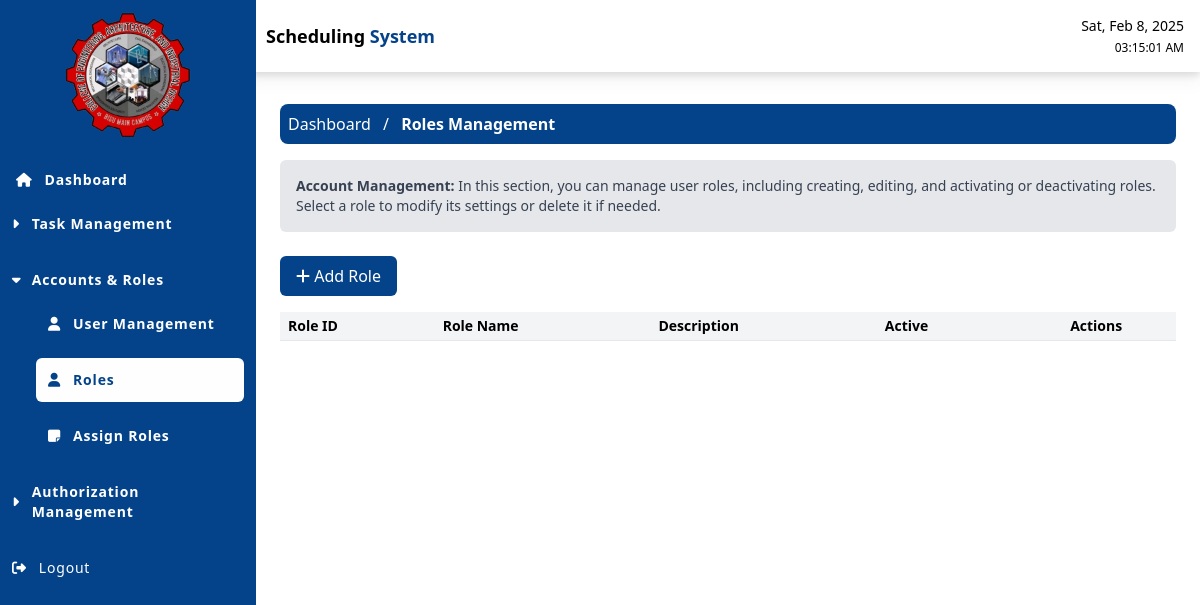
Screenshot of /src/pages/dashboard.php?page=account_management/roles_management (signed in) with the database file from the repository.
### tables this page shows
CREATE TABLE `modules` (
  `id` int(11) NOT NULL,
  `module_name` varchar(255) NOT NULL,
  `module_alias` varchar(255) NOT NULL,
  `sequence_number` int(11) NOT NULL,
  `created_at` timestamp NOT NULL DEFAULT current_timestamp(),
  `updated_at` timestamp NOT NULL DEFAULT current_timestamp() ON UPDATE current_timestamp()
);

CREATE TABLE `pages` (
  `page_id` int(11) NOT NULL,
  `icon` varchar(100) DEFAULT NULL,
  `page_name` varchar(255) NOT NULL,
  `page_alias` varchar(255) NOT NULL,
  `module_id` int(11) DEFAULT NULL,
  `sequence_number` int(11) DEFAULT NULL,
  `is_active` varchar(1) DEFAULT '1',
  `created_at` timestamp NOT NULL DEFAULT current_timestamp(),
  `updated_at` timestamp NOT NULL DEFAULT current_timestamp() ON UPDATE current_timestamp()
);

### src/pages/main_query.php (called while the page is built, shortened)
<?php
$userID = $_SESSION['user']['id'];
function getModulesAndPages($conn, $user_id) {
    $modules = array();
    $roleQuery = "SELECT ur.role_id, r.role_name
                  FROM user_roles ur
                  JOIN roles r ON ur.role_id = r.role_id
                  WHERE ur.user_id = $user_id LIMIT 1";
    $roleResult = mysqli_query($conn, $roleQuery);
    $userRole = mysqli_fetch_assoc($roleResult);
    $role_id = $userRole['role_id'];
    $is_super_admin = ($userRole['role_name'] === 'Super Admin');
    $moduleQuery = $is_super_admin ?
        "SELECT *, 1 as module_can_view FROM modules ORDER BY sequence_number ASC" :
        "SELECT m.*,
                IF(EXISTS (
                    SELECT 1
                    FROM pages p
                    LEFT JOIN page_permissions pp ON p.page_id = pp.page_id
                    WHERE p.module_id = m.id
                      AND p.is_active = '1'
                      AND (pp.can_view = 1 OR pp.page_id IS NULL)
                ), 1, 0) as module_can_view
         FROM modules m
         LEFT JOIN module_permissions mp ON m.id = mp.module_id AND mp.role_id = $role_id
         ORDER BY m.sequence_number ASC";
    $moduleResult = mysqli_query($conn, $moduleQuery);
    while ($module = mysqli_fetch_assoc($moduleResult)) {
        if ($is_super_admin || $module['module_can_view'] == 1) {
            $module_id = $module['id'];
            $pageQuery = $is_super_admin ?
                "SELECT *, 1 as page_can_view
                 FROM pages
                 WHERE module_id = $module_id AND is_active = '1'
                 ORDER BY sequence_number ASC" :
                "SELECT p.*, pp.can_view as page_can_view
                 FROM pages p
                 LEFT JOIN page_permissions pp ON p.page_id = pp.page_id AND pp.role_id = $role_id
                 WHERE p.module_id = $module_id AND p.is_active = '1'
                 ORDER BY p.sequence_number ASC";
            $pageResult = mysqli_query($conn, $pageQuery);
            $pages = array();
            while ($page = mysqli_fetch_assoc($pageResult)) {
                if ($is_super_admin || $page['page_can_view'] == 1) {
                    $pages[] = $page;
                }
            }
            if (!empty($pages)) {
                $module['pages'] = $pages;
                $modules[] = $module;
            }
        }
    }
    return $modules;
}
?>

### src/pages/left_sidebar/sidebar_l.php (the view, shortened to what this page needs)
<ul class="flex flex-col text-sm font-sans  ">
    <div class='flex justify-center items-center'>
        <image src="../../resources/images/1738888990405-removebg-preview-removebg-preview.png" class='w-[150px] p-3'></image>
    </div>
    <li class="py-1 justify-center mt-2 hover:bg-[#3cc5dd] rounded-md">
        <a href="dashboard.php?page=dashboard" class="font-semibold flex ml-4  py-2  rounded-md hover:text-white items-center">
            <i class="fa-solid fa-house mr-3"></i> Dashboard
        </a>
    </li>
    <?php
    $modules = getModulesAndPages($conn, $userID);
    foreach ($modules as $module) {
        if (!empty($module['pages'])) {
            ?>
            <li class="p-3 ">
                <div class="treeview-parent">
                    <div class="flex items-center justify-between cursor-pointer">
                        <div class="flex items-center">
                            <i class="fas fa-caret-right mr-3 transition-transform duration-200 "></i>
                            <span class="text-white font-semibold"><?php echo htmlspecialchars($module['module_name']); ?></span>
                        </div>
                    </div>
                </div>
                <ul class="pl-6 mt-3 space-y-3">
                    <?php foreach ($module['pages'] as $page) { ?>
                        <li class="py-3  hover:bg-[#3cc5dd] rounded-md">
                            <a href="dashboard.php?page=<?php echo htmlspecialchars($module['module_alias'] . '/' . $page['page_alias']); ?>" class="flex font-semibold  items-center  px-3 hover:text-white">
                                <?php if (!empty($page['icon'])) { ?>
                                    <i class="<?php echo htmlspecialchars($page['icon']); ?> mr-3"></i>
                                <?php } ?>
                                <?php echo htmlspecialchars($page['page_name']); ?>
                            </a>
                        </li>
                    <?php } ?>
                </ul>
            </li>
        <?php }
    } ?>
    <li class="p-3  hover:bg-[#3cc5dd]">
        <a href="javascript:void(0);" onclick="logoutUser();" class="flex items-center text-white hover:text-white">
            <i class="fas fa-sign-out-alt mr-3"></i> Logout
        </a>
    </li>
</ul>

### src/header_cdn.php (style rules this page uses)
body { display: grid; grid-template-areas: " #sidebar #navbar" "sidebar main-content"; }
.sidebar-submenu { max-height: 0; overflow: hidden; transition: max-height 0.3s ease-out; }
.sidebar-submenu.active { max-height: 500px; transition: max-height 0.3s ease-in; }
.rotate-90 { transform: rotate(90deg); }

### src/pages/left_sidebar/sidebar_l.php (style rules this page uses)
.sidebar-submenu { max-height: 0; overflow: hidden; transition: max-height 0.3s ease-out; }
.sidebar-submenu.active { max-height: 500px; transition: max-height 0.3s ease-in; }
.rotate-90 { transform: rotate(90deg); }

### rows the page displays
modules: module_name "Task Management"
modules: module_name "Accounts & Roles"
pages: page_name "User Management"
pages: page_name "Roles"
pages: page_name "Assign Roles"
modules: module_name "Authorization Management"

### other values shown
implode(' <span class="mx-2 text-white">/</span> ', $breadcrumbs) "/"
$module_name "Roles Management"
